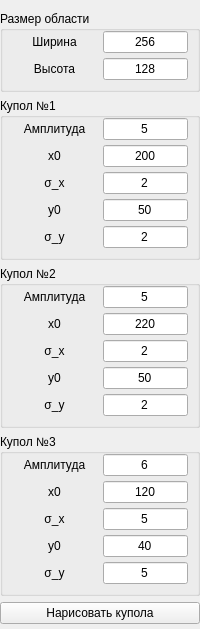
              <widget class="QWidget" name="widget_dome_parameters" native="true">
               <layout class="QVBoxLayout" name="layout_dome_parameters">
                <property name="leftMargin">
                 <number>0</number>
                </property>
                <property name="rightMargin">
                 <number>0</number>
                </property>
                <property name="bottomMargin">
                 <number>5</number>
                </property>
                <item>
                 <widget class="QGroupBox" name="groupBox_area_size">
                  <property name="sizePolicy">
                   <sizepolicy hsizetype="Preferred" vsizetype="Maximum">
                    <horstretch>0</horstretch>
                    <verstretch>0</verstretch>
                   </sizepolicy>
                  </property>
                  <property name="title">
                   <string>Размер области</string>
                  </property>
                  <layout class="QVBoxLayout" name="layout_area_size">
                   <property name="spacing">
                    <number>5</number>
                   </property>
                   <property name="leftMargin">
                    <number>0</number>
                   </property>
                   <property name="topMargin">
                    <number>0</number>
                   </property>
                   <property name="rightMargin">
                    <number>0</number>
                   </property>
                   <property name="bottomMargin">
                    <number>9</number>
                   </property>
                   <item>
                    <widget class="QWidget" name="widget_width_area" native="true">
                     <property name="sizePolicy">
                      <sizepolicy hsizetype="Preferred" vsizetype="Maximum">
                       <horstretch>0</horstretch>
                       <verstretch>0</verstretch>
                      </sizepolicy>
                     </property>
                     <layout class="QHBoxLayout" name="layout_width_area" stretch="1,1">
                      <property name="topMargin">
                       <number>0</number>
                      </property>
                      <property name="bottomMargin">
                       <number>0</number>
                      </property>
                      <item>
                       <widget class="QLabel" name="label_text_width_area">
                        <property name="font">
                         <font>
                          <weight>50</weight>
                          <italic>false</italic>
                          <bold>false</bold>
                          <underline>false</underline>
                          <strikeout>false</strikeout>
                          <kerning>true</kerning>
                         </font>
                        </property>
                        <property name="text">
                         <string>Ширина</string>
                        </property>
                        <property name="alignment">
                         <set>Qt::AlignCenter</set>
                        </property>
                       </widget>
                      </item>
                      <item>
                       <widget class="QLineEdit" name="lineEdit_width_area">
                        <property name="text">
                         <string>256</string>
                        </property>
                        <property name="alignment">
                         <set>Qt::AlignCenter</set>
                        </property>
                       </widget>
                      </item>
                     </layout>
                    </widget>
                   </item>
                   <item>
                    <widget class="QWidget" name="widget_height_area" native="true">
                     <property name="sizePolicy">
                      <sizepolicy hsizetype="Preferred" vsizetype="Maximum">
                       <horstretch>0</horstretch>
                       <verstretch>0</verstretch>
                      </sizepolicy>
                     </property>
                     <layout class="QHBoxLayout" name="layout_height_area" stretch="1,1">
                      <property name="topMargin">
                       <number>0</number>
                      </property>
                      <property name="rightMargin">
                       <number>9</number>
                      </property>
                      <property name="bottomMargin">
                       <number>0</number>
                      </property>
                      <item>
                       <widget class="QLabel" name="label_text_height_area">
                        <property name="text">
                         <string>Высота</string>
                        </property>
                        <property name="alignment">
                         <set>Qt::AlignCenter</set>
                        </property>
                       </widget>
                      </item>
                      <item>
                       <widget class="QLineEdit" name="lineEdit_height_area">
                        <property name="text">
                         <string>128</string>
                        </property>
                        <property name="alignment">
                         <set>Qt::AlignCenter</set>
                        </property>
                       </widget>
                      </item>
                     </layout>
                    </widget>
                   </item>
                  </layout>
                 </widget>
                </item>
                <item>
                 <widget class="QGroupBox" name="groupBox_dome_1">
                  <property name="title">
                   <string>Купол №1</string>
                  </property>
                  <layout class="QVBoxLayout" name="layout_dome_1">
                   <property name="spacing">
                    <number>5</number>
                   </property>
                   <property name="leftMargin">
                    <number>0</number>
                   </property>
                   <property name="topMargin">
                    <number>0</number>
                   </property>
                   <property name="rightMargin">
                    <number>0</number>
                   </property>
                   <property name="bottomMargin">
                    <number>9</number>
                   </property>
                   <item>
                    <widget class="QWidget" name="widget_amplitude_1" native="true">
                     <property name="sizePolicy">
                      <sizepolicy hsizetype="Preferred" vsizetype="Maximum">
                       <horstretch>0</horstretch>
                       <verstretch>0</verstretch>
                      </sizepolicy>
                     </property>
                     <layout class="QHBoxLayout" name="layout_amplitude_1" stretch="1,1">
                      <property name="topMargin">
                       <number>0</number>
                      </property>
                      <property name="bottomMargin">
                       <number>0</number>
                      </property>
                      <item>
                       <widget class="QLabel" name="label_text_amplitude_1">
                        <property name="text">
                         <string>Амплитуда</string>
                        </property>
                        <property name="alignment">
                         <set>Qt::AlignCenter</set>
                        </property>
                       </widget>
                      </item>
                      <item>
                       <widget class="QLineEdit" name="lineEdit_amplitude_1">
                        <property name="text">
                         <string>5</string>
                        </property>
                        <property name="alignment">
                         <set>Qt::AlignCenter</set>
                        </property>
                       </widget>
                      </item>
                     </layout>
                    </widget>
                   </item>
                   <item>
                    <widget class="QWidget" name="widget_x0_1" native="true">
                     <property name="sizePolicy">
                      <sizepolicy hsizetype="Preferred" vsizetype="Maximum">
                       <horstretch>0</horstretch>
                       <verstretch>0</verstretch>
                      </sizepolicy>
                     </property>
                     <layout class="QHBoxLayout" name="layout_x0_1" stretch="1,1">
                      <property name="topMargin">
                       <number>0</number>
                      </property>
                      <property name="bottomMargin">
                       <number>0</number>
                      </property>
                      <item>
                       <widget class="QLabel" name="label_text_x0_1">
                        <property name="text">
                         <string>x0</string>
                        </property>
                        <property name="alignment">
                         <set>Qt::AlignCenter</set>
                        </property>
                       </widget>
                      </item>
                      <item>
                       <widget class="QLineEdit" name="lineEdit_x0_1">
                        <property name="text">
                         <string>200</string>
                        </property>
                        <property name="alignment">
                         <set>Qt::AlignCenter</set>
                        </property>
                       </widget>
                      </item>
                     </layout>
                    </widget>
                   </item>
                   <item>
                    <widget class="QWidget" name="widget_sigma_x_1" native="true">
                     <property name="sizePolicy">
                      <sizepolicy hsizetype="Preferred" vsizetype="Maximum">
                       <horstretch>0</horstretch>
                       <verstretch>0</verstretch>
                      </sizepolicy>
                     </property>
                     <layout class="QHBoxLayout" name="layout_sigma_x_1" stretch="1,1">
                      <property name="topMargin">
                       <number>0</number>
                      </property>
                      <property name="bottomMargin">
                       <number>0</number>
                      </property>
                      <item>
                       <widget class="QLabel" name="label_text_sigma_x_1">
                        <property name="text">
                         <string>σ_x</string>
                        </property>
                        <property name="alignment">
                         <set>Qt::AlignCenter</set>
                        </property>
                       </widget>
                      </item>
                      <item>
                       <widget class="QLineEdit" name="lineEdit_sigma_x_1">
                        <property name="text">
                         <string>2</string>
                        </property>
                        <property name="alignment">
                         <set>Qt::AlignCenter</set>
                        </property>
                       </widget>
                      </item>
                     </layout>
                    </widget>
                   </item>
                   <item>
                    <widget class="QWidget" name="widget_y0_1" native="true">
                     <property name="sizePolicy">
                      <sizepolicy hsizetype="Preferred" vsizetype="Maximum">
                       <horstretch>0</horstretch>
                       <verstretch>0</verstretch>
                      </sizepolicy>
                     </property>
                     <layout class="QHBoxLayout" name="layout_y0_1" stretch="1,1">
                      <property name="topMargin">
                       <number>0</number>
                      </property>
                      <property name="bottomMargin">
                       <number>0</number>
                      </property>
                      <item>
                       <widget class="QLabel" name="label_text_y0_1">
                        <property name="text">
                         <string>y0</string>
                        </property>
                        <property name="alignment">
                         <set>Qt::AlignCenter</set>
                        </property>
                       </widget>
                      </item>
                      <item>
                       <widget class="QLineEdit" name="lineEdit_y0_1">
                        <property name="text">
                         <string>50</string>
                        </property>
                        <property name="alignment">
                         <set>Qt::AlignCenter</set>
                        </property>
                       </widget>
                      </item>
                     </layout>
                    </widget>
                   </item>
                   <item>
                    <widget class="QWidget" name="widget_sigma_y_1" native="true">
                     <property name="sizePolicy">
                      <sizepolicy hsizetype="Preferred" vsizetype="Maximum">
                       <horstretch>0</horstretch>
                       <verstretch>0</verstretch>
                      </sizepolicy>
                     </property>
                     <layout class="QHBoxLayout" name="layout_sigma_y_1" stretch="1,1">
                      <property name="topMargin">
                       <number>0</number>
                      </property>
                      <property name="bottomMargin">
                       <number>0</number>
                      </property>
                      <item>
                       <widget class="QLabel" name="label_text_sigma_y_1">
                        <property name="text">
                         <string>σ_y</string>
                        </property>
                        <property name="alignment">
                         <set>Qt::AlignCenter</set>
                        </property>
                       </widget>
                      </item>
                      <item>
                       <widget class="QLineEdit" name="lineEdit_sigma_y_1">
                        <property name="text">
                         <string>2</string>
                        </property>
                        <property name="alignment">
                         <set>Qt::AlignCenter</set>
                        </property>
                       </widget>
                      </item>
                     </layout>
                    </widget>
                   </item>
                  </layout>
                 </widget>
                </item>
                <item>
                 <widget class="QGroupBox" name="groupBox_dome_2">
                  <property name="title">
                   <string>Купол №2</string>
                  </property>
                  <layout class="QVBoxLayout" name="layout_dome_2">
                   <property name="spacing">
                    <number>5</number>
                   </property>
                   <property name="leftMargin">
                    <number>0</number>
                   </property>
                   <property name="topMargin">
                    <number>0</number>
                   </property>
                   <property name="rightMargin">
                    <number>0</number>
                   </property>
                   <property name="bottomMargin">
                    <number>9</number>
                   </property>
                   <item>
                    <widget class="QWidget" name="widget_amplitude_2" native="true">
                     <property name="sizePolicy">
                      <sizepolicy hsizetype="Preferred" vsizetype="Maximum">
                       <horstretch>0</horstretch>
                       <verstretch>0</verstretch>
                      </sizepolicy>
                     </property>
                     <layout class="QHBoxLayout" name="layout_amplitude_2" stretch="1,1">
                      <property name="topMargin">
                       <number>0</number>
                      </property>
                      <property name="bottomMargin">
                       <number>0</number>
                      </property>
                      <item>
                       <widget class="QLabel" name="label_text_amplitude_2">
                        <property name="text">
                         <string>Амплитуда</string>
                        </property>
                        <property name="alignment">
                         <set>Qt::AlignCenter</set>
                        </property>
                       </widget>
                      </item>
                      <item>
                       <widget class="QLineEdit" name="lineEdit_amplitude_2">
                        <property name="text">
                         <string>5</string>
                        </property>
                        <property name="alignment">
                         <set>Qt::AlignCenter</set>
                        </property>
                       </widget>
                      </item>
                     </layout>
                    </widget>
                   </item>
                   <item>
                    <widget class="QWidget" name="widget_x0_2" native="true">
                     <property name="sizePolicy">
                      <sizepolicy hsizetype="Preferred" vsizetype="Maximum">
                       <horstretch>0</horstretch>
                       <verstretch>0</verstretch>
                      </sizepolicy>
                     </property>
                     <layout class="QHBoxLayout" name="layout_x0_2" stretch="1,1">
                      <property name="topMargin">
                       <number>0</number>
                      </property>
                      <property name="bottomMargin">
                       <number>0</number>
                      </property>
                      <item>
                       <widget class="QLabel" name="label_text_x0_2">
                        <property name="text">
                         <string>x0</string>
                        </property>
                        <property name="alignment">
                         <set>Qt::AlignCenter</set>
                        </property>
                       </widget>
                      </item>
                      <item>
                       <widget class="QLineEdit" name="lineEdit_x0_2">
                        <property name="text">
                         <string>220</string>
                        </property>
                        <property name="alignment">
                         <set>Qt::AlignCenter</set>
                        </property>
                       </widget>
                      </item>
                     </layout>
                    </widget>
                   </item>
                   <item>
                    <widget class="QWidget" name="widget_sigma_x_2" native="true">
                     <property name="sizePolicy">
                      <sizepolicy hsizetype="Preferred" vsizetype="Maximum">
                       <horstretch>0</horstretch>
                       <verstretch>0</verstretch>
                      </sizepolicy>
                     </property>
                     <layout class="QHBoxLayout" name="layout_sigma_x_2" stretch="1,1">
                      <property name="topMargin">
                       <number>0</number>
                      </property>
                      <property name="bottomMargin">
                       <number>0</number>
                      </property>
                      <item>
                       <widget class="QLabel" name="label_text_sigma_x_2">
                        <property name="text">
                         <string>σ_x</string>
                        </property>
                        <property name="alignment">
                         <set>Qt::AlignCenter</set>
                        </property>
                       </widget>
                      </item>
                      <item>
                       <widget class="QLineEdit" name="lineEdit_sigma_x_2">
                        <property name="text">
                         <string>2</string>
                        </property>
                        <property name="alignment">
                         <set>Qt::AlignCenter</set>
                        </property>
                       </widget>
                      </item>
                     </layout>
                    </widget>
                   </item>
                   <item>
                    <widget class="QWidget" name="widget_y0_2" native="true">
                     <property name="sizePolicy">
                      <sizepolicy hsizetype="Preferred" vsizetype="Maximum">
                       <horstretch>0</horstretch>
                       <verstretch>0</verstretch>
                      </sizepolicy>
                     </property>
                     <layout class="QHBoxLayout" name="layout_y0_2" stretch="1,1">
                      <property name="topMargin">
                       <number>0</number>
                      </property>
                      <property name="bottomMargin">
                       <number>0</number>
                      </property>
                      <item>
                       <widget class="QLabel" name="label_text_y0_2">
                        <property name="text">
                         <string>y0</string>
                        </property>
                        <property name="alignment">
                         <set>Qt::AlignCenter</set>
                        </property>
                       </widget>
                      </item>
                      <item>
                       <widget class="QLineEdit" name="lineEdit_y0_2">
                        <property name="text">
                         <string>50</string>
                        </property>
                        <property name="alignment">
                         <set>Qt::AlignCenter</set>
                        </property>
                       </widget>
                      </item>
                     </layout>
                    </widget>
                   </item>
                   <item>
                    <widget class="QWidget" name="widget_sigma_y_2" native="true">
                     <property name="sizePolicy">
                      <sizepolicy hsizetype="Preferred" vsizetype="Maximum">
                       <horstretch>0</horstretch>
                       <verstretch>0</verstretch>
                      </sizepolicy>
                     </property>
                     <layout class="QHBoxLayout" name="layout_sigma_y_2" stretch="1,1">
                      <property name="topMargin">
                       <number>0</number>
                      </property>
                      <property name="bottomMargin">
                       <number>0</number>
                      </property>
                      <item>
                       <widget class="QLabel" name="label_text_sigma_y_2">
                        <property name="text">
                         <string>σ_y</string>
                        </property>
                        <property name="alignment">
                         <set>Qt::AlignCenter</set>
                        </property>
                       </widget>
                      </item>
                      <item>
                       <widget class="QLineEdit" name="lineEdit_sigma_y_2">
                        <property name="text">
                         <string>2</string>
                        </property>
                        <property name="alignment">
                         <set>Qt::AlignCenter</set>
                        </property>
                       </widget>
                      </item>
                     </layout>
                    </widget>
                   </item>
                  </layout>
                 </widget>
                </item>
                <item>
                 <widget class="QGroupBox" name="groupBox_dome_3">
                  <property name="title">
                   <string>Купол №3</string>
                  </property>
                  <layout class="QVBoxLayout" name="layout_dome_3">
                   <property name="spacing">
                    <number>5</number>
                   </property>
                   <property name="leftMargin">
                    <number>0</number>
                   </property>
                   <property name="topMargin">
                    <number>0</number>
                   </property>
                   <property name="rightMargin">
                    <number>0</number>
                   </property>
                   <property name="bottomMargin">
                    <number>9</number>
                   </property>
                   <item>
                    <widget class="QWidget" name="widget_amplitude_3" native="true">
                     <property name="sizePolicy">
                      <sizepolicy hsizetype="Preferred" vsizetype="Maximum">
                       <horstretch>0</horstretch>
                       <verstretch>0</verstretch>
                      </sizepolicy>
                     </property>
                     <layout class="QHBoxLayout" name="layout_amplitude_3" stretch="1,1">
                      <property name="topMargin">
                       <number>0</number>
                      </property>
                      <property name="bottomMargin">
                       <number>0</number>
                      </property>
                      <item>
                       <widget class="QLabel" name="label_text_amplitude_3">
                        <property name="text">
                         <string>Амплитуда</string>
                        </property>
                        <property name="alignment">
                         <set>Qt::AlignCenter</set>
                        </property>
                       </widget>
                      </item>
                      <item>
                       <widget class="QLineEdit" name="lineEdit_amplitude_3">
                        <property name="text">
                         <string>6</string>
                        </property>
                        <property name="alignment">
                         <set>Qt::AlignCenter</set>
                        </property>
                       </widget>
                      </item>
                     </layout>
                    </widget>
                   </item>
                   <item>
                    <widget class="QWidget" name="widget_x0_3" native="true">
                     <property name="sizePolicy">
                      <sizepolicy hsizetype="Preferred" vsizetype="Maximum">
                       <horstretch>0</horstretch>
                       <verstretch>0</verstretch>
                      </sizepolicy>
                     </property>
                     <layout class="QHBoxLayout" name="layout_x0_3" stretch="1,1">
                      <property name="topMargin">
                       <number>0</number>
                      </property>
                      <property name="bottomMargin">
                       <number>0</number>
                      </property>
                      <item>
                       <widget class="QLabel" name="label_text_x0_3">
                        <property name="text">
                         <string>x0</string>
                        </property>
                        <property name="alignment">
                         <set>Qt::AlignCenter</set>
                        </property>
                       </widget>
                      </item>
                      <item>
                       <widget class="QLineEdit" name="lineEdit_x0_3">
                        <property name="text">
                         <string>120</string>
                        </property>
                        <property name="alignment">
                         <set>Qt::AlignCenter</set>
                        </property>
                       </widget>
                      </item>
                     </layout>
                    </widget>
                   </item>
                   <item>
                    <widget class="QWidget" name="widget_sigma_x_3" native="true">
                     <property name="sizePolicy">
                      <sizepolicy hsizetype="Preferred" vsizetype="Maximum">
                       <horstretch>0</horstretch>
                       <verstretch>0</verstretch>
                      </sizepolicy>
                     </property>
                     <layout class="QHBoxLayout" name="layout_sigma_x_3" stretch="1,1">
                      <property name="topMargin">
                       <number>0</number>
                      </property>
                      <property name="bottomMargin">
                       <number>0</number>
                      </property>
                      <item>
                       <widget class="QLabel" name="label_text_sigma_x_3">
                        <property name="text">
                         <string>σ_x</string>
                        </property>
                        <property name="alignment">
                         <set>Qt::AlignCenter</set>
                        </property>
                       </widget>
                      </item>
                      <item>
                       <widget class="QLineEdit" name="lineEdit_sigma_x_3">
                        <property name="text">
                         <string>5</string>
                        </property>
                        <property name="alignment">
                         <set>Qt::AlignCenter</set>
                        </property>
                       </widget>
                      </item>
                     </layout>
                    </widget>
                   </item>
                   <item>
                    <widget class="QWidget" name="widget_y0_3" native="true">
                     <property name="sizePolicy">
                      <sizepolicy hsizetype="Preferred" vsizetype="Maximum">
                       <horstretch>0</horstretch>
                       <verstretch>0</verstretch>
                      </sizepolicy>
                     </property>
                     <layout class="QHBoxLayout" name="layout_y0_3" stretch="1,1">
                      <property name="topMargin">
                       <number>0</number>
                      </property>
                      <property name="bottomMargin">
                       <number>0</number>
                      </property>
                      <item>
                       <widget class="QLabel" name="label_text_y0_3">
                        <property name="text">
                         <string>y0</string>
                        </property>
                        <property name="alignment">
                         <set>Qt::AlignCenter</set>
                        </property>
                       </widget>
                      </item>
                      <item>
                       <widget class="QLineEdit" name="lineEdit_y0_3">
                        <property name="text">
                         <string>40</string>
                        </property>
                        <property name="alignment">
                         <set>Qt::AlignCenter</set>
                        </property>
                       </widget>
                      </item>
                     </layout>
                    </widget>
                   </item>
                   <item>
                    <widget class="QWidget" name="widget_sigma_y_3" native="true">
                     <property name="sizePolicy">
                      <sizepolicy hsizetype="Preferred" vsizetype="Maximum">
                       <horstretch>0</horstretch>
                       <verstretch>0</verstretch>
                      </sizepolicy>
                     </property>
                     <layout class="QHBoxLayout" name="layout_sigma_y_3" stretch="1,1">
                      <property name="topMargin">
                       <number>0</number>
                      </property>
                      <property name="bottomMargin">
                       <number>0</number>
                      </property>
                      <item>
                       <widget class="QLabel" name="label_text_sigma_y_3">
                        <property name="text">
                         <string>σ_y</string>
                        </property>
                        <property name="alignment">
                         <set>Qt::AlignCenter</set>
                        </property>
                       </widget>
                      </item>
                      <item>
                       <widget class="QLineEdit" name="lineEdit_sigma_y_3">
                        <property name="text">
                         <string>5</string>
                        </property>
                        <property name="alignment">
                         <set>Qt::AlignCenter</set>
                        </property>
                       </widget>
                      </item>
                     </layout>
                    </widget>
                   </item>
                  </layout>
                 </widget>
                </item>
                <item>
                 <widget class="QPushButton" name="pushButton_display_domes">
                  <property name="text">
                   <string>Нарисовать купола</string>
                  </property>
                 </widget>
                </item>
               </layout>
              </widget>
